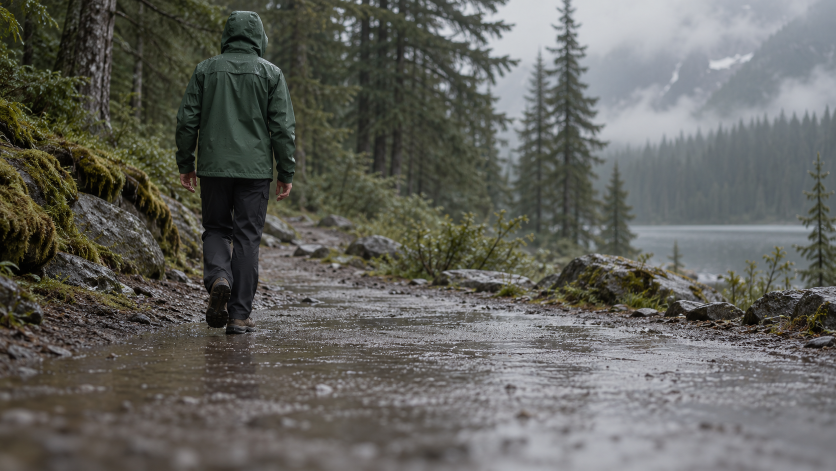
#> input picture ch06/assets/northpeak_hero.png, 1672 x 941 px (shown at 1/2 size)
$ python -i try_generate.py   (imports and definitions only)
#> lines starting #> are read from the running program, lines starting #| are printed output that depends on the picture
#!/usr/bin/env python3
"""Try the chapter 6 pipeline FOR REAL: generate a scene with an image model,
composite the real logo and headline (the chapter's assembly method), validate,
and save a finished marketing asset.

The numbered listings (C01-C10) stub the model so they run with no key. This
script instead wires a REAL generator into the same design: generation is one
injected call, the logo and text are COMPOSITED (not generated), and the result
is validated with the chapter's color check.

Requires: openai, Pillow, numpy; OPENAI_API_KEY in the environment.

Usage:
    python3 try_generate.py                       # generate a scene via API
    python3 try_generate.py "your scene prompt"   # custom scene
    python3 try_generate.py --hero PATH           # skip the API, use an image
"""
from __future__ import annotations

import base64
import io
import os
import sys
import urllib.request

import numpy as np
from PIL import Image, ImageDraw, ImageFont

HERE = os.path.dirname(os.path.abspath(__file__))
sys.path.insert(0, HERE)   # the numbered listings live in this directory
from C01_Menguy_MarketingAISystems import northpeak_kit          # noqa: E402
from C07_Menguy_MarketingAISystems import color_report           # noqa: E402

ASSET_DIR = os.path.join(HERE, "assets")   # sample Northpeak brand assets
OUT_DIR = os.path.join(HERE, "output")     # generated images and clips land here
# [1 line not run here, left out]
LOGO = os.path.join(ASSET_DIR, "northpeak_logo.png")
OUT = os.path.join(OUT_DIR, "try_output.png")
FONT = "/System/Library/Fonts/Supplemental/Arial Bold.ttf"

DEFAULT_PROMPT = (
    "Photographic hero image for a premium outdoor apparel brand: a matte "
    "forest-green waterproof shell jacket on a wet forest trail, flat soft "
    "overcast light, muted desaturated tones, minimal editorial composition with "
    "generous empty space in the lower third. No text, no words, no logos, no "
    "visible faces."
)


# [19 lines left out: function generate_scene, not called in this run]


def compose(scene, headline="Members get first access", cta="Shop now"):
    """Composite the REAL logo + text over the generated scene (assembly)."""
    img = Image.fromarray(scene).convert("RGBA")
    W, H = img.size
    band = int(H * 0.60)
    scrim = Image.new("RGBA", (W, H), (0, 0, 0, 0))
    sd = ImageDraw.Draw(scrim)
    for y in range(band, H):
        sd.line([(0, y), (W, y)], fill=(10, 18, 13, int(225 * (y - band) / (H - band))))
    img = Image.alpha_composite(img, scrim).convert("RGB")
    d = ImageDraw.Draw(img)

    logo = Image.open(LOGO).convert("RGBA")
    logo = logo.crop(logo.split()[3].getbbox())
    lw = int(W * 0.17)
    logo = logo.resize((lw, int(logo.height * lw / logo.width)), Image.LANCZOS)
    img.paste(logo, (int(W * 0.06), int(H * 0.05)), logo)

    hf = ImageFont.truetype(FONT, int(W * 0.052))
    cf = ImageFont.truetype(FONT, int(W * 0.032))
    d.text((int(W * 0.06), int(H * 0.83)), headline, font=hf, fill=(252, 250, 246))
    cx, cy = int(W * 0.06), int(H * 0.90)
    ch = int(W * 0.058)
    cw = d.textlength(cta, font=cf) + int(W * 0.05)
    cta_box = (cx, cy, int(cw), ch)                       # x, y, w, h
    d.rounded_rectangle([cx, cy, cx + cw, cy + ch], radius=12, fill=(210, 88, 42))
    d.text((cx + int(W * 0.025), cy + ch // 2), cta, font=cf,
           fill=(252, 250, 246), anchor="lm")
    return img, cta_box


# [26 lines left out: function main, not called in this run]


# [2 lines not run here, left out]

>>> import cv2
>>> picture = cv2.imread('assets/northpeak_hero.png', cv2.IMREAD_GRAYSCALE)
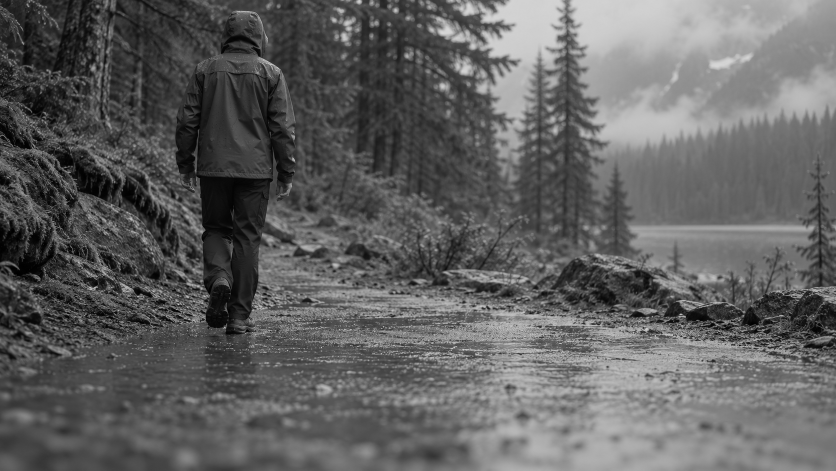
#> picture: shape (941, 1672) (shown at 1/2 size); min 0, max 233, mean 96.9
>>> result = compose(picture)
#> in compose, `scrim = Image.new("RGBA", (W, H), (0, 0, 0, 0))`: scrim: PIL image 1672x941 RGBA; every value is 0
#> in compose, `img = Image.alpha_composite(img, scrim).convert("RGB")`:
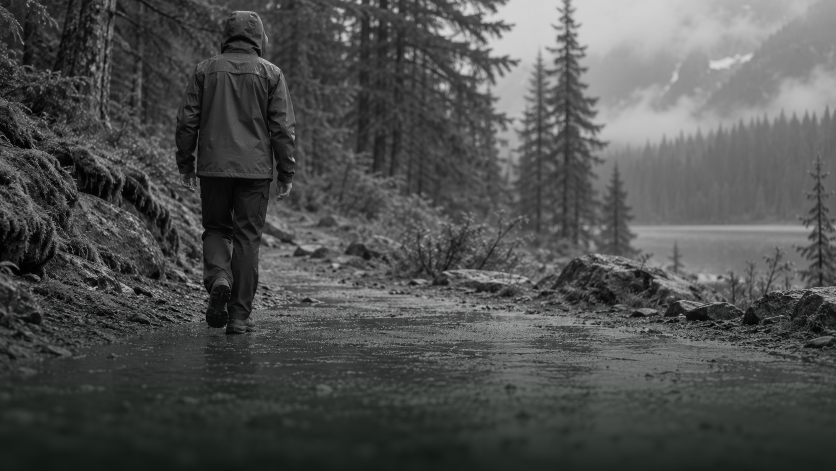
#> img: PIL image 1672x941 RGB (shown at 1/2 size); mean R, G, B 79.4, 80.8, 79.9
#> (the run stopped early here; a loop or call above may not have finished)
